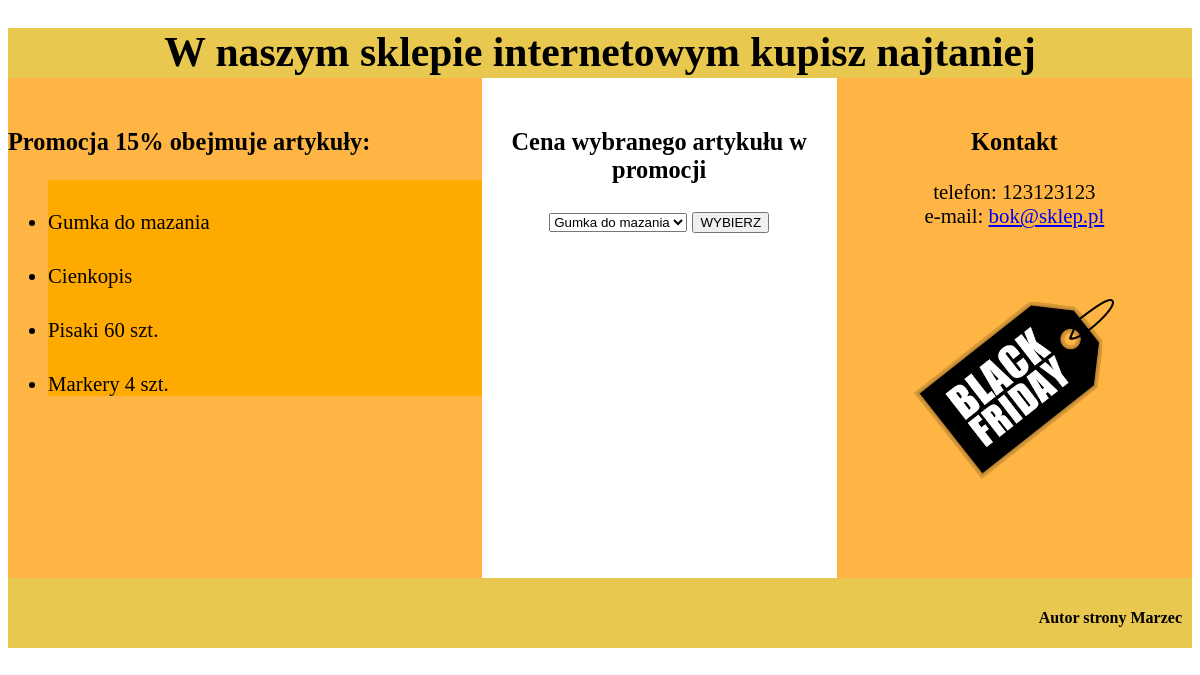
Screenshot of /egz-2023-03-30/index.php with the database file from the repository.
### tables this page shows
CREATE TABLE `towary` (
  `id` int(11) NOT NULL,
  `nazwa` varchar(20) NOT NULL,
  `cena` float NOT NULL,
  `promocja` tinyint(1) NOT NULL,
  `idDostawcy` int(11) NOT NULL
);

### egz-2023-03-30/index.php (the view, shortened to what this page needs)
<!DOCTYPE html>
<html lang="pl">
<head>
    <link rel="stylesheet" href="styl.css">
</head>
<body>
    <header>
        <h1>W naszym sklepie internetowym kupisz najtaniej</h1>
    </header>
    <section id="lewo">
        <h3>Promocja 15% obejmuje artykuły:</h3>
        <ul>
            <?php
            $baza = new mysqli('localhost', 'root', null, 'sklep');
            $wynik = $baza->query('SELECT nazwa FROM towary WHERE promocja=1;');
            foreach ($wynik as $wiersz) {
                echo "<li>{$wiersz['nazwa']}</li>";
            }
            ?>
        </ul>
    </section>
    <section id="srodek">
        <h3>Cena wybranego artykułu w promocji</h3>
        <form method="post">
            <select name="produkt">
                <option>Gumka do mazania</option>
            </select>
            <input type="submit" value="WYBIERZ" name="ok">
        </form>
    </section>
    <section id="prawo">
        <h3>Kontakt</h3>
        <p>telefon: 123123123 <br>e-mail: <a href="mailto:bok@sklep.pl">bok@sklep.pl</a>
        </p>
        <img src="materialy1/promocja2.png" alt="promocja">
    </section>
    <footer>
        <h4>Autor strony Marzec</h4>
    </footer>
</body>
</html><?php $baza->close(); ?>

### egz-2023-03-30/styl.css (style rules this page uses)
header { background-color: #E8C84E; height: 50px; font-size: 130%; text-align: center; }
#lewo { background-color: #FFB544; height: 500px; width: 40%; font-size: 130%; float: left; }
#srodek { height: 500px; width: 30%; font-size: 130%; text-align: center; float: left; }
#prawo { background-color: #FFB544; height: 500px; width: 30%; font-size: 130%; text-align: center; float: left; }
footer { background-color: #E8C84E; height: 50px; text-align: right; padding: 10px; clear: both; }
ul > li { padding-top: 30px; background-color: #FFAA00; }
img, h3 { margin-top: 50px; }
form { margin-bottom: 100px; }

### rows the page displays
towary: nazwa "Gumka do mazania"
towary: nazwa "Cienkopis"
towary: nazwa "Pisaki 60 szt."
towary: nazwa "Markery 4 szt."
